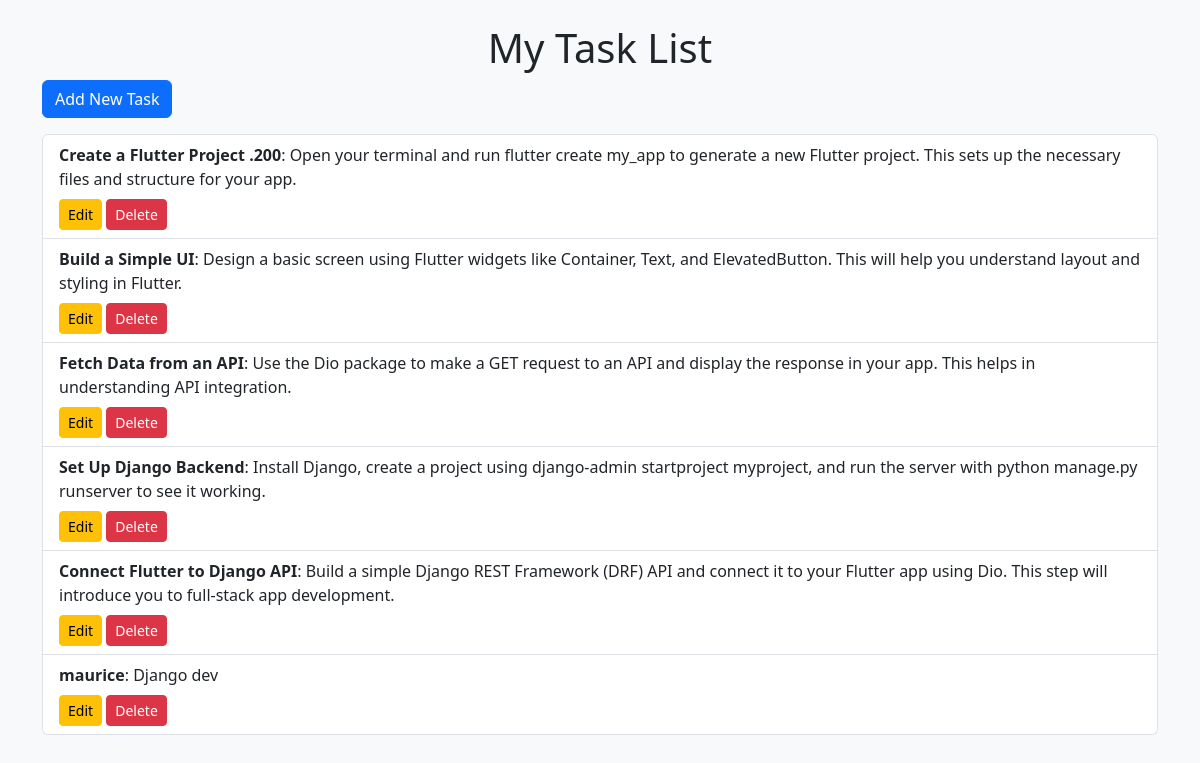
The page / on the database its author committed.
### task/models.py (models this page shows, shortened)
class Task(models.Model):
    title = models.CharField(max_length=30)
    description = models.TextField(blank=True,null=True)
    completed = models.BooleanField(default=False)
    created_at = models.DateTimeField(auto_now_add=True)
    updated_at = models.DateTimeField(auto_now=True)

### task/views.py (the view)
# urls.py: path('', views.task_list, name='task_list'),
def task_list(request):
     tasks = Task.objects.all()
     return render(request,'task/task_list.html',{'tasks':tasks})

### task/templates/task/task_list.html (shortened to what this page needs)
<!DOCTYPE html>
<html lang="en">
<head>
    <link href="https://cdn.jsdelivr.net/npm/bootstrap@5.3.0-alpha1/dist/css/bootstrap.min.css" rel="stylesheet">
</head>
<body class="bg-light">
    <div class="container my-4">
        <h1 class="text-center">My Task List</h1>
        <a href="{% url 'task_form' %}" class="btn btn-primary mb-3">Add New Task</a>
        <ul class="list-group">
            {% for task in tasks %}
            <li class="list-group-item">
                <strong>{{task.title}}</strong>: {{task.description}}
                <div class="mt-2">
                    <a href="{% url 'task_update' task.id %}" class="btn btn-warning btn-sm">Edit</a>
                    <a href="{% url 'task_delete' task.id %}" class="btn btn-danger btn-sm">Delete</a>
                </div>
            </li>
            {% endfor %}
        </ul>
    </div>
</body>
</html>

### rows shown on the page
Task: title "Create a Flutter Project .200", description "Open your terminal and run flutter create my_app to generate a new Flutter project. This sets up the necessary files and structure for your app."
Task: title "Build a Simple UI", description "Design a basic screen using Flutter widgets like Container, Text, and ElevatedButton. This will help you understand layout and styling in Flutter."
Task: title "Fetch Data from an API", description "Use the Dio package to make a GET request to an API and display the response in your app. This helps in understanding API integration."
Task: title "Set Up Django Backend", description "Install Django, create a project using django-admin startproject myproject, and run the server with python manage.py runserver to see it working."
Task: title "Connect Flutter to Django API", description "Build a simple Django REST Framework (DRF) API and connect it to your Flutter app using Dio. This step will introduce you to full-stack app development."
Task: title "maurice", description "Django dev"
